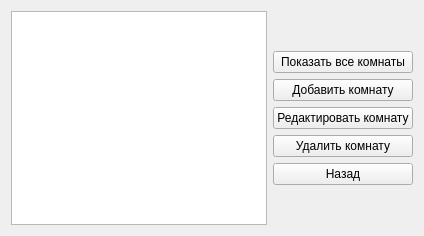
      <widget class="QWidget" name="work_with_rooms_page">
       <layout class="QHBoxLayout" name="horizontalLayout_30">
        <item>
         <widget class="QTableView" name="work_with_rooms_page_table_view"/>
        </item>
        <item>
         <layout class="QVBoxLayout" name="verticalLayout_20">
          <property name="sizeConstraint">
           <enum>QLayout::SetDefaultConstraint</enum>
          </property>
          <property name="leftMargin">
           <number>0</number>
          </property>
          <item>
           <spacer name="verticalSpacer_44">
            <property name="orientation">
             <enum>Qt::Vertical</enum>
            </property>
            <property name="sizeHint" stdset="0">
             <size>
              <width>20</width>
              <height>40</height>
             </size>
            </property>
           </spacer>
          </item>
          <item>
           <widget class="QPushButton" name="show_rooms_on_work_with_rooms_page_btn">
            <property name="text">
             <string>Показать все комнаты</string>
            </property>
           </widget>
          </item>
          <item>
           <widget class="QPushButton" name="add_room_on_work_with_rooms_page_btn">
            <property name="text">
             <string>Добавить комнату</string>
            </property>
           </widget>
          </item>
          <item>
           <widget class="QPushButton" name="update_room_on_work_with_rooms_page_btn">
            <property name="text">
             <string>Редактировать комнату</string>
            </property>
           </widget>
          </item>
          <item>
           <widget class="QPushButton" name="delete_room_on_work_with_rooms_page_btn">
            <property name="text">
             <string>Удалить комнату</string>
            </property>
           </widget>
          </item>
          <item>
           <widget class="QPushButton" name="work_with_rooms_page_back_btn">
            <property name="text">
             <string>Назад</string>
            </property>
           </widget>
          </item>
          <item>
           <spacer name="verticalSpacer_45">
            <property name="orientation">
             <enum>Qt::Vertical</enum>
            </property>
            <property name="sizeHint" stdset="0">
             <size>
              <width>20</width>
              <height>40</height>
             </size>
            </property>
           </spacer>
          </item>
         </layout>
        </item>
       </layout>
      </widget>
